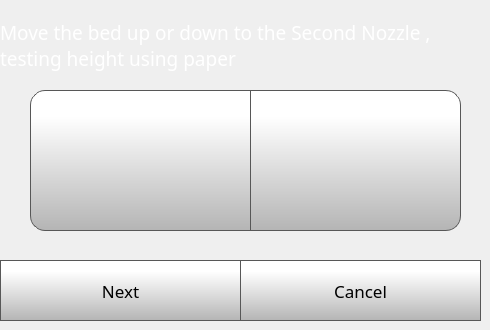
    <widget class="QWidget" name="nozzleHeightStep3Page">
     <widget class="QPushButton" name="nozzleHeightStep3NextButton">
      <property name="geometry">
       <rect>
        <x>0</x>
        <y>260</y>
        <width>241</width>
        <height>61</height>
       </rect>
      </property>
      <property name="font">
       <font>
        <family>Gotham</family>
        <pointsize>13</pointsize>
       </font>
      </property>
      <property name="styleSheet">
       <string notr="true">QPushButton {
     border: 1px solid rgb(87, 87, 87);
	background-color: qlineargradient(spread:pad, x1:0, y1:1, x2:0, y2:0.188, stop:0 rgba(180, 180, 180, 255), stop:1 rgba(255, 255, 255, 255));


}

QPushButton:pressed {
    background-color: qlineargradient(x1: 0, y1: 0, x2: 0, y2: 1,
                                      stop: 0 #dadbde, stop: 1 #f6f7fa);
}

QPushButton:flat {
    border: none; /* no border for a flat push button */
}

QPushButton:default {
    border-color: navy; /* make the default button prominent */
}

QPushButton:focus {
	outline: none;
}</string>
      </property>
      <property name="text">
       <string>Next</string>
      </property>
      <property name="iconSize">
       <size>
        <width>40</width>
        <height>40</height>
       </size>
      </property>
     </widget>
     <widget class="QPushButton" name="nozzleHeightStep3CancelButton">
      <property name="geometry">
       <rect>
        <x>240</x>
        <y>260</y>
        <width>241</width>
        <height>61</height>
       </rect>
      </property>
      <property name="font">
       <font>
        <family>Gotham</family>
        <pointsize>13</pointsize>
       </font>
      </property>
      <property name="styleSheet">
       <string notr="true">QPushButton {
     border: 1px solid rgb(87, 87, 87);
	background-color: qlineargradient(spread:pad, x1:0, y1:1, x2:0, y2:0.188, stop:0 rgba(180, 180, 180, 255), stop:1 rgba(255, 255, 255, 255));


}

QPushButton:pressed {
    background-color: qlineargradient(x1: 0, y1: 0, x2: 0, y2: 1,
                                      stop: 0 #dadbde, stop: 1 #f6f7fa);
}

QPushButton:flat {
    border: none; /* no border for a flat push button */
}

QPushButton:default {
    border-color: navy; /* make the default button prominent */
}

QPushButton:focus {
	outline: none;
}</string>
      </property>
      <property name="text">
       <string>Cancel</string>
      </property>
      <property name="iconSize">
       <size>
        <width>40</width>
        <height>40</height>
       </size>
      </property>
     </widget>
     <widget class="QLabel" name="caliberateLabel_19">
      <property name="geometry">
       <rect>
        <x>0</x>
        <y>10</y>
        <width>471</width>
        <height>71</height>
       </rect>
      </property>
      <property name="font">
       <font>
        <family>Gotham</family>
        <pointsize>14</pointsize>
        <weight>50</weight>
        <bold>false</bold>
       </font>
      </property>
      <property name="styleSheet">
       <string notr="true">color: rgb(255, 255, 255);</string>
      </property>
      <property name="text">
       <string>Move the bed up or down to the Second Nozzle , testing height using paper </string>
      </property>
      <property name="wordWrap">
       <bool>true</bool>
      </property>
     </widget>
     <widget class="QPushButton" name="moveZMT1CaliberateButton">
      <property name="geometry">
       <rect>
        <x>250</x>
        <y>90</y>
        <width>211</width>
        <height>141</height>
       </rect>
      </property>
      <property name="minimumSize">
       <size>
        <width>0</width>
        <height>0</height>
       </size>
      </property>
      <property name="font">
       <font>
        <family>Gotham</family>
        <pointsize>15</pointsize>
       </font>
      </property>
      <property name="styleSheet">
       <string notr="true">QPushButton {
     border: 1px solid rgb(87, 87, 87);

	background-color: qlineargradient(spread:pad, x1:0, y1:1, x2:0, y2:0.188, stop:0 rgba(180, 180, 180, 255), stop:1 rgba(255, 255, 255, 255));
	border-bottom-right-radius: 15px;
	border-top-right-radius: 15px;
}

QPushButton:pressed {
    background-color: qlineargradient(x1: 0, y1: 0, x2: 0, y2: 1,
                                      stop: 0 #dadbde, stop: 1 #f6f7fa);
}

QPushButton:flat {
    border: none; /* no border for a flat push button */
}

QPushButton:default {
    border-color: navy; /* make the default button prominent */
}

QPushButton:focus {
	outline: none;
}</string>
      </property>
      <property name="text">
       <string/>
      </property>
      <property name="icon">
       <iconset>
        <normaloff>../../Julia2018ProSingleTouchUI/octoprint_Julia2018ProSingleTouchUI/templates/img/arrows.png</normaloff>../../Julia2018ProSingleTouchUI/octoprint_Julia2018ProSingleTouchUI/templates/img/arrows.png</iconset>
      </property>
      <property name="iconSize">
       <size>
        <width>40</width>
        <height>40</height>
       </size>
      </property>
      <property name="checkable">
       <bool>false</bool>
      </property>
      <property name="autoDefault">
       <bool>false</bool>
      </property>
      <property name="default">
       <bool>false</bool>
      </property>
      <property name="flat">
       <bool>false</bool>
      </property>
     </widget>
     <widget class="QPushButton" name="moveZPTCaliberateButton">
      <property name="geometry">
       <rect>
        <x>30</x>
        <y>90</y>
        <width>221</width>
        <height>141</height>
       </rect>
      </property>
      <property name="minimumSize">
       <size>
        <width>0</width>
        <height>0</height>
       </size>
      </property>
      <property name="font">
       <font>
        <family>Gotham</family>
        <pointsize>15</pointsize>
       </font>
      </property>
      <property name="styleSheet">
       <string notr="true">QPushButton {
     border: 1px solid rgb(87, 87, 87);

	background-color: qlineargradient(spread:pad, x1:0, y1:1, x2:0, y2:0.188, stop:0 rgba(180, 180, 180, 255), stop:1 rgba(255, 255, 255, 255));
	border-bottom-left-radius: 15px;
	border-top-left-radius: 15px;
}

QPushButton:pressed {
    background-color: qlineargradient(x1: 0, y1: 0, x2: 0, y2: 1,
                                      stop: 0 #dadbde, stop: 1 #f6f7fa);
}

QPushButton:flat {
    border: none; /* no border for a flat push button */
}

QPushButton:default {
    border-color: navy; /* make the default button prominent */
}

QPushButton:focus {
	outline: none;
}</string>
      </property>
      <property name="text">
       <string/>
      </property>
      <property name="icon">
       <iconset>
        <normaloff>../../Julia2018ProSingleTouchUI/octoprint_Julia2018ProSingleTouchUI/templates/img/arrows-5.png</normaloff>../../Julia2018ProSingleTouchUI/octoprint_Julia2018ProSingleTouchUI/templates/img/arrows-5.png</iconset>
      </property>
      <property name="iconSize">
       <size>
        <width>40</width>
        <height>40</height>
       </size>
      </property>
      <property name="checkable">
       <bool>false</bool>
      </property>
      <property name="autoDefault">
       <bool>false</bool>
      </property>
      <property name="default">
       <bool>false</bool>
      </property>
      <property name="flat">
       <bool>false</bool>
      </property>
     </widget>
    </widget>
